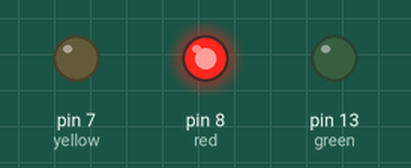
Bench run of a sketch on a simulated Arduino Uno, built with avr-gcc and run on an emulated ATmega328P. Parts: output pins drawn as LEDs (lit = HIGH).

Above: at 3.5 s.
At 8.5 s:
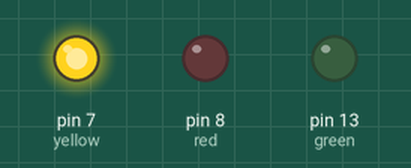
At 12.0 s:
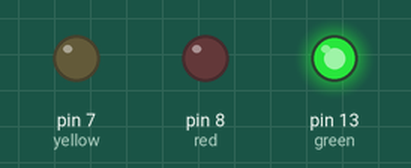
Timing chart, 0 to 18.2 s (numbered marks = the images above):
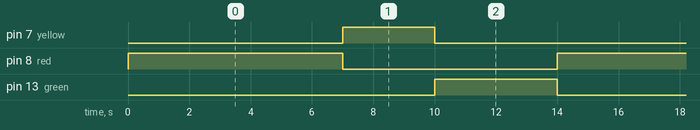

The sketch:

traffic_light_codes.ino
```cpp
#define red 8 //the red LED
#define yellow 7 //the yellow LED
#define green 13 //the green LED

void setup() {
  // put your setup code here, to run once:
pinMode(red,OUTPUT);
pinMode(yellow,OUTPUT);  //the "pinMode" code helps the code 2 decide if the pin is an output or an input
pinMode(green,OUTPUT);
}

void loop() {
  // put your main code here, to run repeatedly:
digitalWrite(red,HIGH);
delay(7000);
digitalWrite(red,LOW);
digitalWrite(yellow,HIGH);
delay(3000);
digitalWrite(yellow,LOW);
digitalWrite(green,HIGH);
delay(4000);
digitalWrite(green,LOW);
}
```

Measured:
- by itself, pin 7 (yellow): alternates HIGH for 3.0 s and LOW for 11.0 s
- by itself, pin 8 (red): alternates HIGH for 7.0 s and LOW for 7.0 s
- by itself, pin 13 (green): alternates HIGH for 4.0 s and LOW for 10.0 s
